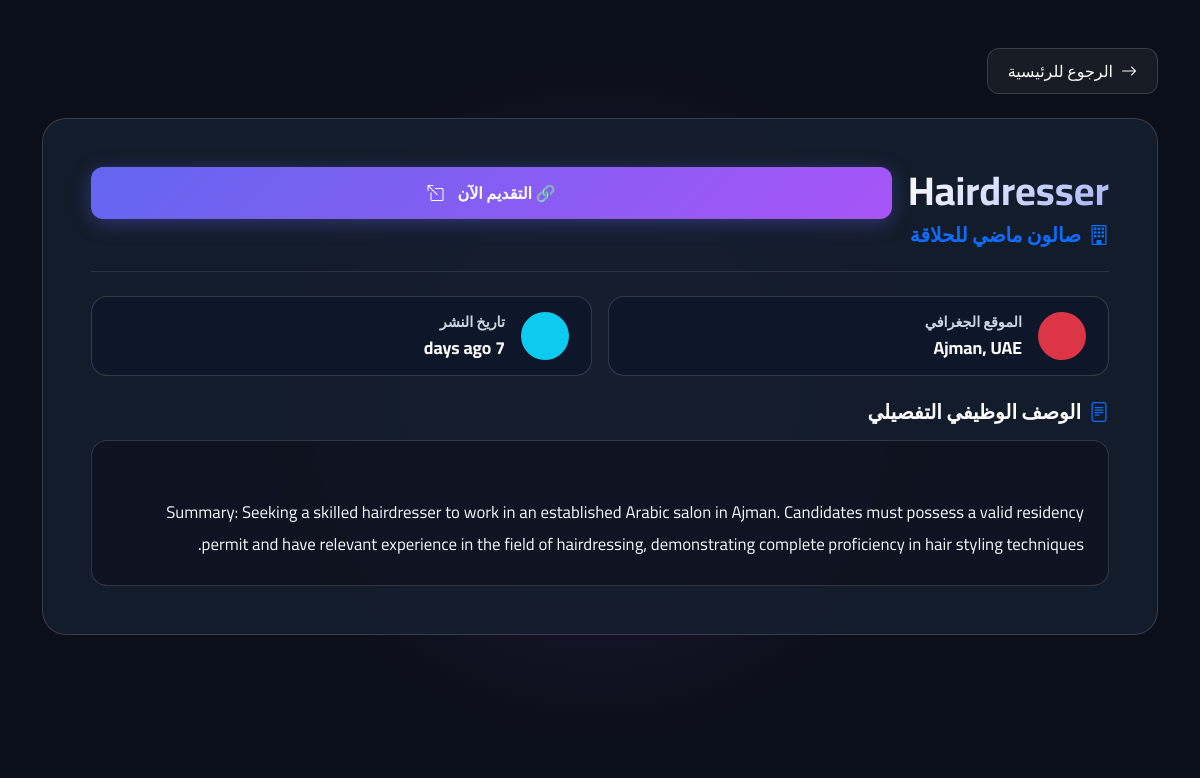
/job/1, run on an earlier commit of the app's database.
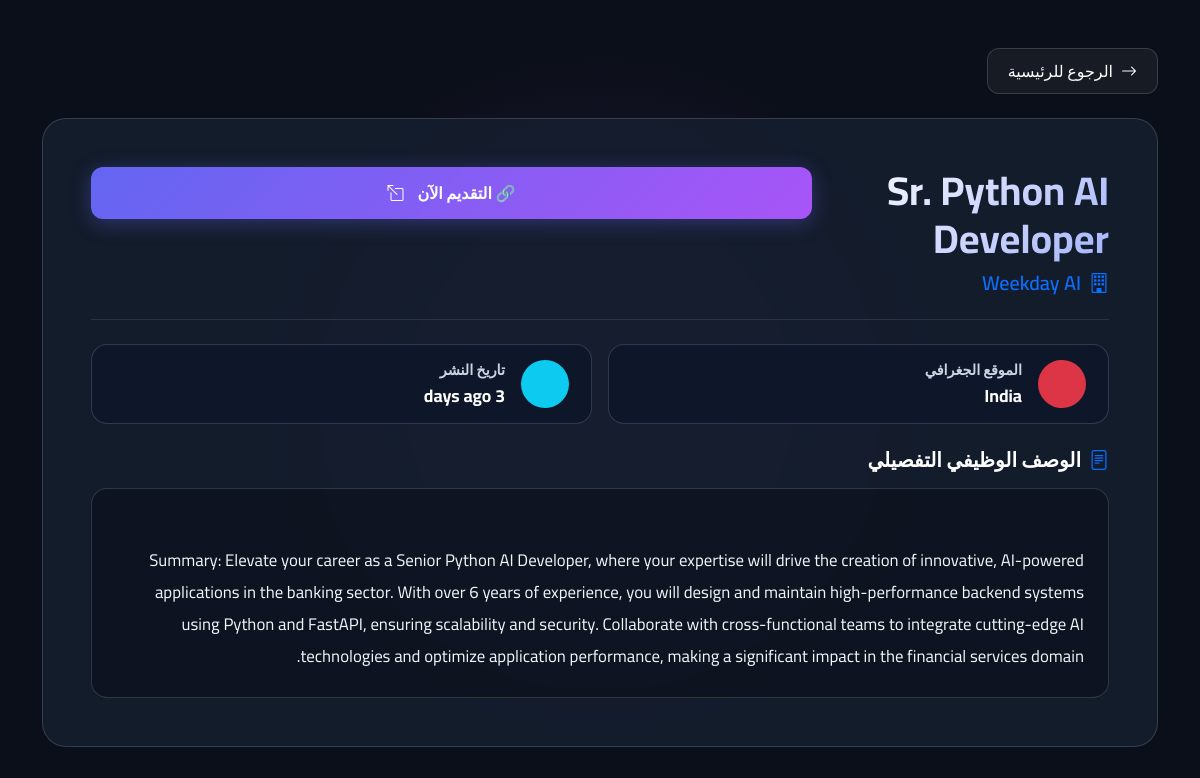
And on a later commit of the database.
### tables this page shows
CREATE TABLE jobs(
        
                    Job_Title TEXT,
                    The_company TEXT,
                    Description TEXT,
                    Location TEXT,
                    Published_date TEXT,
                    job_url TEXT,
                    ID INTEGER PRIMARY KEY AUTOINCREMENT);

### app.py (the view)
@app.route('/job/<int:job_id>')
def job_details(job_id):
    conn = get_db_connection()
    cursor = conn.cursor()
    cursor.execute('SELECT * FROM jobs WHERE ID = ?', (job_id,))
    row = cursor.fetchone()
    conn.close()
    if row:
        dectionary_job_details = {
            'Job_Title': row[0],
            'The_company': row[1],
            'Description': row[2],
            'Location': row[3],
            'Published_date': row[4],
            'job_url': row[5],
            'job_id': row[6]
        }
        return render_template('job_details.html', job=dectionary_job_details)
    else:
        return render_template('wrong.html')

### app.py (called while the page is built)
def get_db_connection():
    file_path = os.path.join(os.path.dirname(os.path.abspath(__file__)), 'JOBS.db')
    conn = sqlite3.connect(file_path)
    return conn

### templates/job_details.html (shortened to what this page needs)
<!DOCTYPE html>
<html lang="ar" dir="rtl">
<head>
    <link rel="stylesheet" href="https://cdn.jsdelivr.net/npm/bootstrap@5.3.2/dist/css/bootstrap.rtl.min.css">
    <link rel="stylesheet" href="https://cdn.jsdelivr.net/npm/bootstrap-icons@1.11.1/font/bootstrap-icons.css">
    <link rel="stylesheet" href="https://unpkg.com/aos@next/dist/aos.css" />
</head>
<body>
    <div class="glow-bg"></div>
    <div class="container py-5">
        <div class="mb-4" data-aos="fade-down">
            <a href="/" class="btn-back d-inline-flex align-items-center gap-2">
                <i class="bi bi-arrow-right"></i>
                <span>الرجوع للرئيسية</span>
            </a>
        </div>
        <div class="glass-card p-4 p-md-5" data-aos="zoom-in">
            <div class="d-flex flex-column flex-md-row justify-content-between align-items-start gap-3 border-bottom border-white border-opacity-10 pb-4 mb-4">
                <div>
                    <h2 class="fw-bold hero-title mb-2 display-6">{{ job.Job_Title }}</h2>
                    <h5 class="text-primary fw-semibold mb-0 d-flex align-items-center gap-2">
                        <i class="bi bi-building"></i>
                        <span>{{ job.The_company }}</span>
                    </h5>
                </div>
                {% if job.job_url and job.job_url != '#' %}
                <a href="{{ job.job_url }}" target="_blank" rel="noopener noreferrer" class="btn-glow w-100 w-md-auto">
                    <span>🔗 التقديم الآن</span>
                    <i class="bi bi-box-arrow-up-left ms-1"></i>
                </a>
                {% endif %}
            </div>
            <div class="row g-3 mb-4" data-aos="fade-up" data-aos-delay="100">
                <div class="col-md-6">
                    <div class="info-badge d-flex align-items-center gap-3">
                        <div class="rounded-circle p-2 bg-danger bg-opacity-20 text-danger fs-3 d-flex align-items-center justify-content-center" style="width: 48px; height: 48px;">
                            <i class="bi bi-geo-alt-fill"></i>
                        </div>
                        <div>
                            <span class="info-badge-title">الموقع الجغرافي</span>
                            <strong class="info-badge-value">{{ job.Location }}</strong>
                        </div>
                    </div>
                </div>
                <div class="col-md-6">
                    <div class="info-badge d-flex align-items-center gap-3">
                        <div class="rounded-circle p-2 bg-info bg-opacity-20 text-info fs-3 d-flex align-items-center justify-content-center" style="width: 48px; height: 48px;">
                            <i class="bi bi-calendar-event-fill"></i>
                        </div>
                        <div>
                            <span class="info-badge-title">تاريخ النشر</span>
                            <strong class="info-badge-value">{{ job.Published_date }}</strong>
                        </div>
                    </div>
                </div>
            </div>
            <div data-aos="fade-up" data-aos-delay="200">
                <h5 class="fw-bold text-white mb-3 d-flex align-items-center gap-2">
                    <i class="bi bi-file-text text-primary"></i>
                    <span>الوصف الوظيفي التفصيلي</span>
                </h5>
                <div class="description-box">
                    {{ job.Description if job.Description else 'لا يوجد وصف تفصيلي متاح لهذه الوظيفة حالياً.' }}
                </div>
            </div>
        </div>
    </div>
</body>
</html>

What changed in the data, as far as the page shows it:
changed jobs: Job_Title "Hairdresser" → "Sr. Python AI Developer"; The_company "صالون ماضي للحلاقة" → "Weekday AI"; Location "Ajman, UAE" → "India"; Published_date "7 days ago" → "3 days ago"; Description "Summary: Seeking a skilled hairdresser to work in an established Arabic salon in Ajman. Candidates must possess a valid residency permit and have relevant experience in the field of hairdressing, demonstrating complete proficiency in hair styling techniques." → "Summary: Elevate your career as a Senior Python AI Developer, where your expertise will drive the creation of innovative, AI-powered applications in the banking sector. With over 6 years of experience, you will design and maintain high-performance backend systems using Python and FastAPI, ensuring scalability and security. Collaborate with cross-functional teams to integrate cutting-edge AI technologies and optimize application performance, making a significant impact in the financial services domain."
